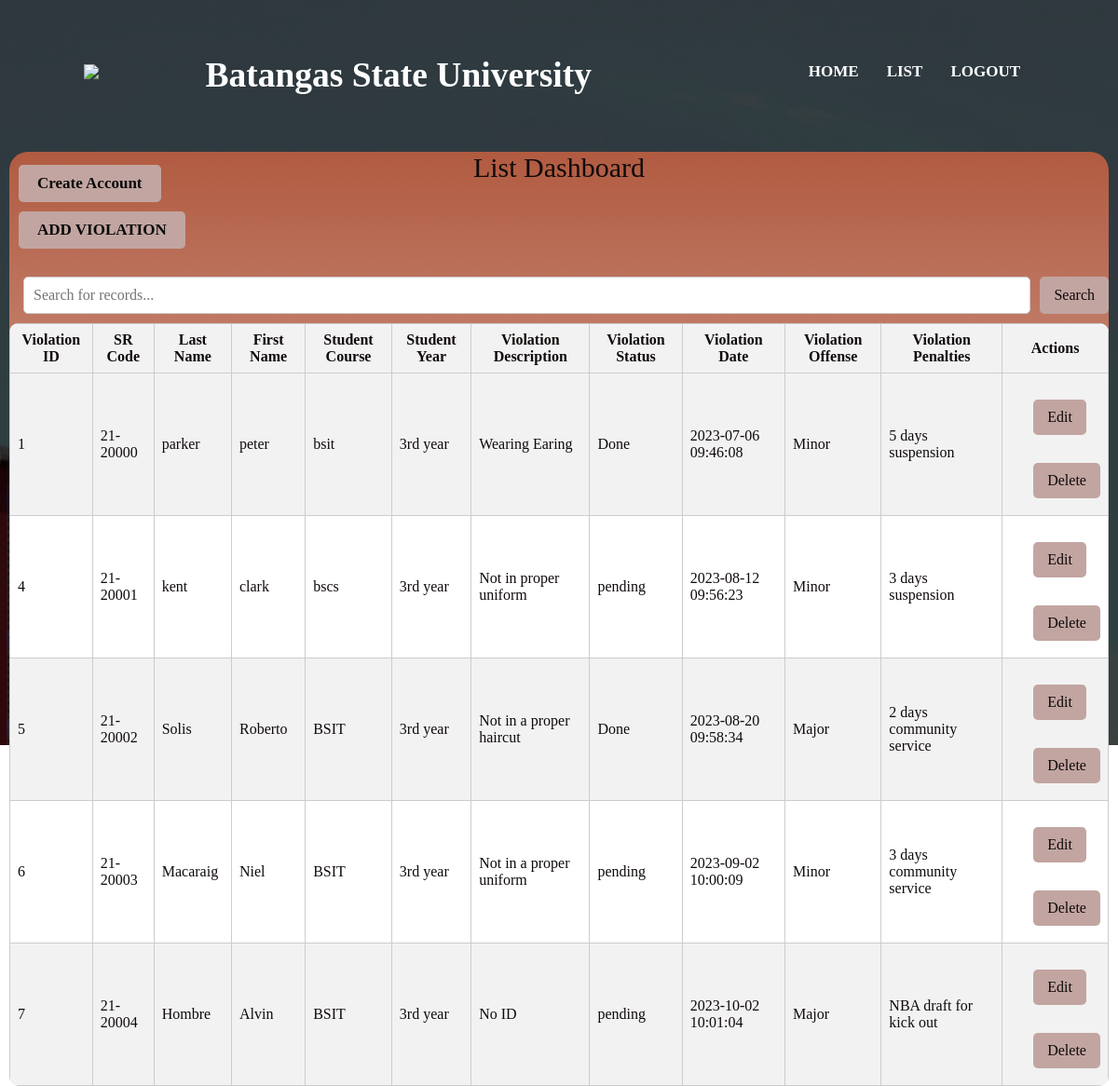
Page /guidance_dashboard.php (signed in) on the committed database.
### tables this page shows
CREATE TABLE IF NOT EXISTS `tb_violation` (
  `Violation_ID` int NOT NULL AUTO_INCREMENT,
  `Violation_Date` datetime NOT NULL,
  `Violation_Description` varchar(200) NOT NULL,
  `Violation_Status` varchar(25) NOT NULL,
  `Admin_ID` varchar(50) NOT NULL,
  `Guidance_ID` varchar(50) NOT NULL,
  `SR_Code` varchar(25) NOT NULL,
  `Violation_Offense` varchar(50) NOT NULL,
  `Violation_Penalties` varchar(250) NOT NULL,
  PRIMARY KEY (`Violation_ID`),
  KEY `FK_StudentInfo_Violation` (`SR_Code`),
  KEY `FK_Admin_Violation` (`Admin_ID`),
  KEY `FK_Guidance_Violation` (`Guidance_ID`)
);

CREATE TABLE IF NOT EXISTS `tbstudinfo` (
  `studid` int NOT NULL AUTO_INCREMENT,
  `lastname` varchar(25) NOT NULL,
  `firstname` varchar(25) NOT NULL,
  `course` varchar(20) NOT NULL,
  PRIMARY KEY (`studid`)
);

CREATE TABLE IF NOT EXISTS `tb_studentinfo` (
  `SR_Code` varchar(25) NOT NULL,
  `Student_Year` varchar(25) NOT NULL,
  `Student_Acc_ID` int NOT NULL,
  `Student_Picture` longblob,
  `studid` int DEFAULT NULL,
  PRIMARY KEY (`SR_Code`),
  KEY `FK_Student_Acc` (`Student_Acc_ID`),
  KEY `FK_studid` (`studid`)
);

### guidance_dashboard.php (the view, shortened to what this page needs)
<?php
$servername = "localhost";
$db_username = "root";
$db_password = "";
$dbname = "db_ba3101";
$conn = new mysqli($servername, $db_username, $db_password, $dbname);
$search = "";
if ($_SERVER['REQUEST_METHOD'] === 'POST' && isset($_POST['search'])) {
    $search = $_POST['search'];
    $sql = "SELECT v.*, si.lastname, si.firstname, si.course, s.Student_Year
            FROM tb_violation v
            INNER JOIN tb_studentinfo s ON v.SR_Code = s.SR_Code
            INNER JOIN tbstudinfo si ON s.studid = si.studid
            WHERE v.SR_Code LIKE '%$search%' OR
                  si.lastname LIKE '%$search%' OR
                  si.firstname LIKE '%$search%' OR
                  si.course LIKE '%$search%' OR
                  v.Violation_Description LIKE '%$search%' OR
                  v.Violation_Status LIKE '%$search%' OR
                  v.Violation_Date LIKE '%$search%' OR
                  v.Violation_Offense LIKE '%$search%' OR
                  v.Violation_Penalties LIKE '%$search%'";
} else {
    $sql = "SELECT v.*, si.lastname, si.firstname, si.course, s.Student_Year
            FROM tb_violation v
            INNER JOIN tb_studentinfo s ON v.SR_Code = s.SR_Code
            INNER JOIN tbstudinfo si ON s.studid = si.studid";
}
$result = $conn->query($sql);
?>
<!DOCTYPE html>
<html>
<head>
    <link rel="stylesheet" type="text/css" href="guidance_dashboard.css">
</head>
<body>
<div class="banner">
        <div class="navbar">
            <img src="BSUlogo.png" class="logo">
            <div class="try">
                <h2>Batangas State University</h2>
            </div>
            <ul class="menu">
                <li id="home"><a href="guidance_homedashboard.php">HOME</a></li>
                <li id="list"><a href="guidance_dashboard.php">LIST</a></li>
                <li id="logout"><a href="login.html">LOGOUT</a></li>
            </ul>
        </div>
        <div class="gui-dashboard">
            <h2>List Dashboard</h2>
            <ul>
                <li id="createacc"><a href="registrationguidance.php">Create Account</a></li>
                <li id="add"><a href="guidance_adddashboard.php">ADD VIOLATION</a></li>
            </ul>
                    <form method="post" action="">
                        <input type="text" name="search" placeholder="Search for records..." value="<?php echo $search; ?>">
                        <input type="submit" value="Search">
                    </form>
            <div class="table-container">
                <table>
                    <tr>
                        <th>Violation ID</th>
                        <th>SR Code</th>
                        <th>Last Name</th>
                        <th>First Name</th>
                        <th>Student Course</th>
                        <th>Student Year</th>
                        <th>Violation Description</th>
                        <th>Violation Status</th>
                        <th>Violation Date</th>
                        <th>Violation Offense</th>
                        <th>Violation Penalties</th>
                        <th>Actions</th>
                    </tr>
                    <?php
                    while ($row = $result->fetch_assoc()) {
                        echo "<tr>";
                        echo "<td>" . $row['Violation_ID'] . "</td>";
                        echo "<td>" . $row['SR_Code'] . "</td>";
                        echo "<td>" . $row['lastname'] . "</td>";
                        echo "<td>" . $row['firstname'] . "</td>";
                        echo "<td>" . $row['course'] . "</td>";
                        echo "<td>" . $row['Student_Year'] . "</td>";
                        echo "<td>" . $row['Violation_Description'] . "</td>";
                        echo "<td>" . $row['Violation_Status'] . "</td>";
                        echo "<td>" . $row['Violation_Date'] . "</td>";
                        echo "<td>" . $row['Violation_Offense'] . "</td>";
                        echo "<td>" . $row['Violation_Penalties'] . "</td>";
                        echo "<td>";
                        echo "<form method='post' action='guidance_adddashboard.php' onsubmit='return confirm(\"Are you sure you want to Edit this record?\")'>";
                        echo "<input type='submit' name='edit' value='Edit'>";
                        echo "</form>";
                        echo "<form method='post' action='guidance_adddashboard.php' onsubmit='return confirm(\"Are you sure you want to Delete this record?\")'>";
                        echo "<input type='submit' name='delete' value='Delete'>";
                        echo "</form>";
                        echo "</td>";
                        echo "</tr>";
                    }
                    ?>
                </table>
            </div>
        </div>
</div>
</body>
</html>

### guidance_dashboard.css (style rules this page uses)
* { margin: 0; padding: 0; font-family: 'Times New Roman', Times, serif; }
.banner { position: relative; width: 100%; height: 100vh; background: linear-gradient(rgba(0, 0, 0, 0.75), rgba(0, 0, 0, 0.75)), url(bgmain.jpg.jpg); background-size: cover; background-position: center; background-attachment: fixed; }
.try { width: 50%; top: 50%; transform: translateY(-50%); color: #fff; font-size: 25px; margin-top: 50px; margin-right: 10%; }
.menu { list-style-type: none; margin: 5px; padding: 0; display: flex; justify-content: flex-end; }
.navbar { width: 85%; margin: auto; padding: 30px 20px; display: flex; align-items: center; justify-content: space-between; }
.logo { width: 120px; cursor: pointer; }
.navbar ul li { list-style: none; display: inline-block; margin: 0 10px; position: relative; }
.navbar ul li a { text-decoration: none; color: #f5efef; text-transform: uppercase; }
.navbar ul li::after { content: ''; height: 3px; width: 0; background: #ef3520; position: absolute; left: 0; bottom: -5px; transition: 0.5s; }
#home a, #list a, #logout a { color: rgb(255, 255, 255); font-weight: bold; margin-left: 10px; margin-bottom: 10px; cursor: pointer; font-size: 17px; }
#add a, #createacc a { color: rgb(10, 10, 10); font-weight: bold; margin-left: 10px; margin-bottom: 10px; cursor: pointer; font-size: 17px; }
.gui-dashboard { color: #110b0b; background: linear-gradient(rgb(177, 91, 65), white); border-radius: 20px; outline: none; margin: 10px; }
.gui-dashboard h2 { text-align: center; font-size: 30px; font-weight: 300; margin-bottom: -20px; text-align: middle, center; }
.gui-dashboard li a { display: inline-block; padding: 10px 20px; background-color: #c2a5a1; color: #fff; text-decoration: none; border-radius: 5px; font-size: 16px; margin-left: 10px; margin-bottom: -30px; }
.gui-dashboard form { margin-left: 15px; border-radius: 10%; display: flex; margin-top: 20px; }
.gui-dashboard input[type="text"] { width: 100%; padding: 10px; font-size: 16px; border: 1px solid #ccc; border-radius: 5px; margin-bottom: 10px; }
.gui-dashboard input[type="submit"] { padding: 10px 15px; background-color: #c2a5a1; color: #0e0909; border: none; border-radius: 5px; cursor: pointer; font-size: 16px; margin-left: 10px; margin-bottom: 10px; }
.table-container { background-color: #fff; border-radius: 10px; overflow: auto; }
table { width: 100%; border-collapse: collapse; }
table th, table td { border: 1px solid #ccc; padding: 8px; }
table th { background-color: #f2f2f2; }
table tr:nth-child(even) { background-color: #f2f2f2; }
table tr:nth-child(odd) { background-color: #fff; }
body { background-color: white; }

### rows in the picture
tb_violation: Violation_ID "1", SR_Code "21-20000", tbstudinfo.lastname "parker", tbstudinfo.firstname "peter", tbstudinfo.course "bsit", tb_studentinfo.Student_Year "3rd year", Violation_Description "Wearing Earing", Violation_Status "Done", Violation_Date "2023-07-06 09:46:08", Violation_Offense "Minor", Violation_Penalties "5 days suspension"
tb_violation: Violation_ID "4", SR_Code "21-20001", tbstudinfo.lastname "kent", tbstudinfo.firstname "clark", tbstudinfo.course "bscs", tb_studentinfo.Student_Year "3rd year", Violation_Description "Not in proper uniform", Violation_Status "pending", Violation_Date "2023-08-12 09:56:23", Violation_Offense "Minor", Violation_Penalties "3 days suspension"
tb_violation: Violation_ID "5", SR_Code "21-20002", tbstudinfo.lastname "Solis", tbstudinfo.firstname "Roberto", tbstudinfo.course "BSIT", tb_studentinfo.Student_Year "3rd year", Violation_Description "Not in a proper haircut", Violation_Status "Done", Violation_Date "2023-08-20 09:58:34", Violation_Offense "Major", Violation_Penalties "2 days community service"
tb_violation: Violation_ID "6", SR_Code "21-20003", tbstudinfo.lastname "Macaraig", tbstudinfo.firstname "Niel", tbstudinfo.course "BSIT", tb_studentinfo.Student_Year "3rd year", Violation_Description "Not in a proper uniform", Violation_Status "pending", Violation_Date "2023-09-02 10:00:09", Violation_Offense "Minor", Violation_Penalties "3 days community service"
tb_violation: Violation_ID "7", SR_Code "21-20004", tbstudinfo.lastname "Hombre", tbstudinfo.firstname "Alvin", tbstudinfo.course "BSIT", tb_studentinfo.Student_Year "3rd year", Violation_Description "No ID", Violation_Status "pending", Violation_Date "2023-10-02 10:01:04", Violation_Offense "Major", Violation_Penalties "NBA draft for kick out"
